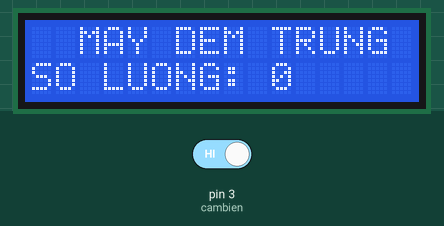
Recording of a sketch running on a simulated Arduino Uno, built with avr-gcc and run on an emulated ATmega328P. On the bench: 16×2 character LCD. Inputs (shaded band) come from the test bench; at power-on: pin 3 (cambien) HIGH.

Above: at 1.2 s.
1.3 s: pin 3 (cambien) driven LOW
At 1.8 s:
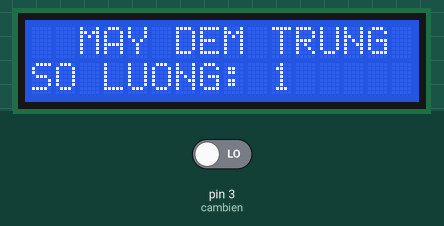
At 2.45 s:
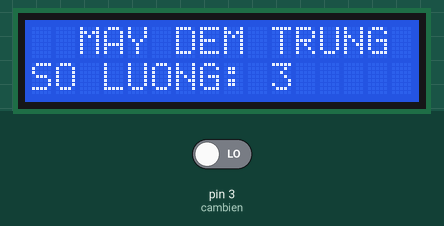
Timing chart, 0 to 4.3 s (numbered marks = the images above; inputs shaded):
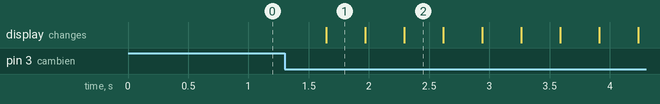

The sketch:

may_dem_trung.ino
```cpp
#include <LiquidCrystal_I2C.h>
#include <Wire.h> //Gọi thư viện I2C để sử dụng các thư viện I2C
LiquidCrystal_I2C lcd(0x27,16,2); //Khai báo địa chỉ I2C (0x27 or 0x3F) và LCD 16x02

int cambien=3;int giatri;int dem=0;
void setup() {
  // put your setup code here, to run once:
  lcd.begin();
  lcd.backlight();
  Serial.begin(9600);
  pinMode(cambien,INPUT);
    int reset=8;
  pinMode(reset,INPUT_PULLUP);
}

void loop() {
  // put your main code here, to run repeatedly:
  giatri=digitalRead(cambien);


  if(giatri==0){
    dem++;
    delay(300);
 }

  manhinhhienthi();
}
void manhinhhienthi(){
  lcd.setCursor(2,0);
  lcd.print("MAY DEM TRUNG");
  lcd.setCursor(0,1);
  lcd.print("SO LUONG: ");
  lcd.print(dem);

}
```

Measured:
- after the input at 1.3 s, the display: changes after 0.35 s (image 1)
